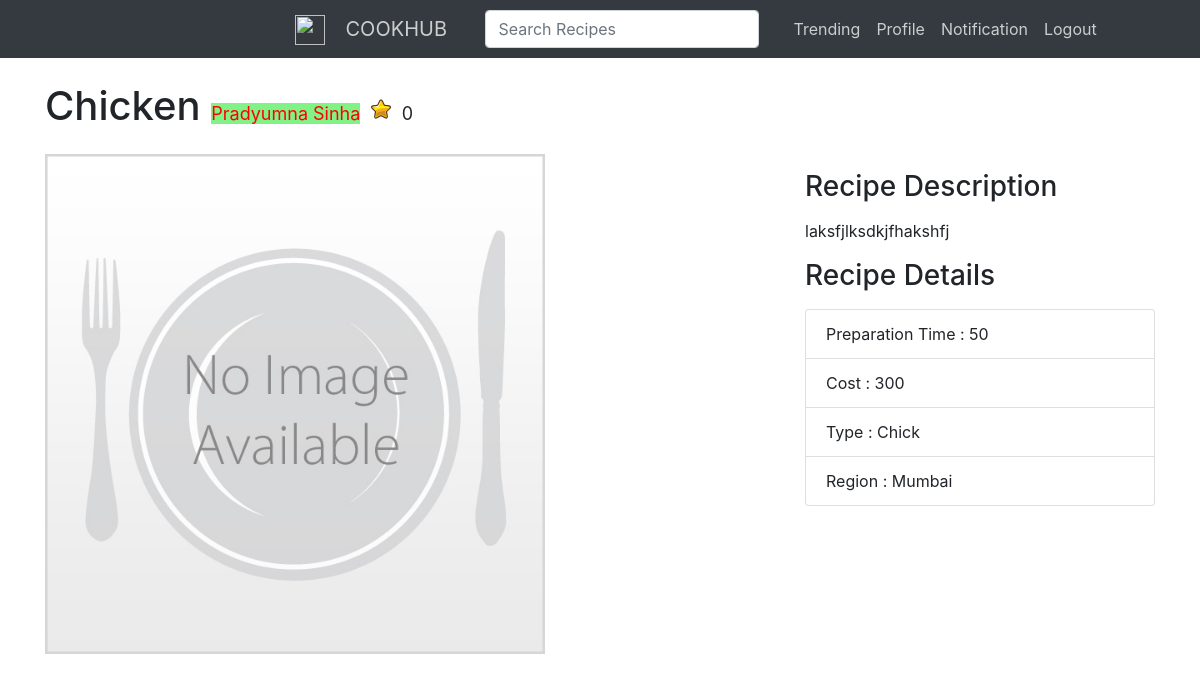
The page /recipe/1 (signed in) on the database as committed earlier.
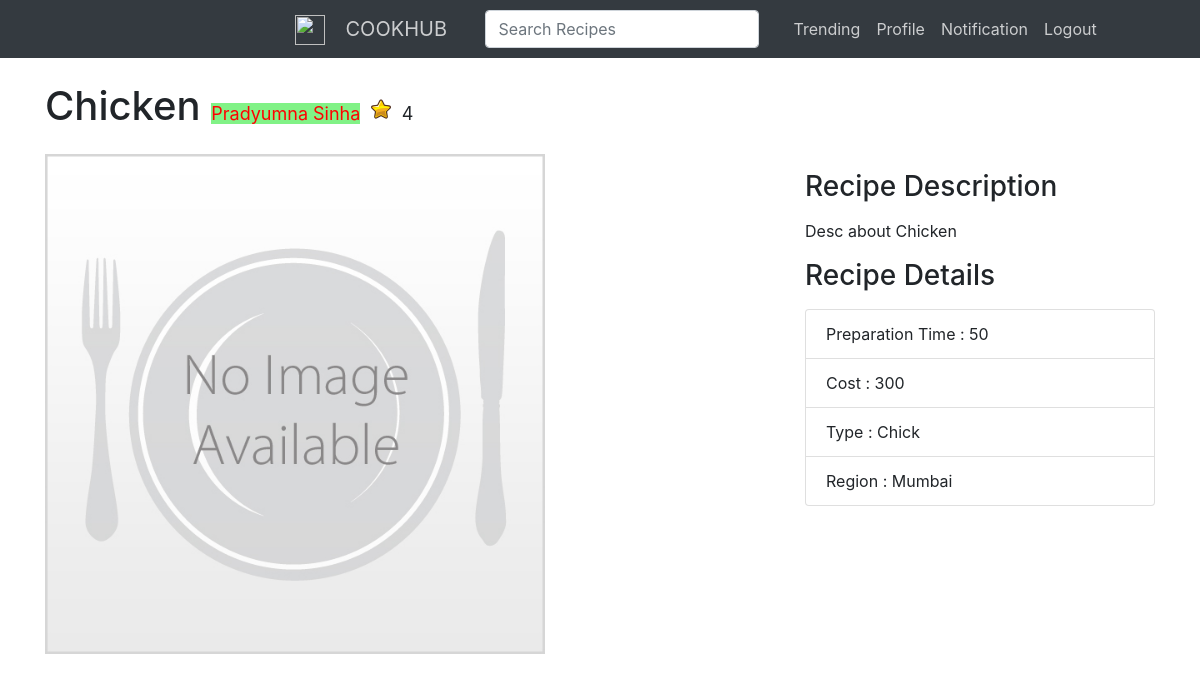
The same page on the database as committed later.
### dbrun.py (models this page shows)
class Cooks(db.Model):
	id = db.Column(db.Integer , primary_key = True, autoincrement=True)
	name = db.Column(db.String(30),nullable=False)
	preptime = db.Column(db.Integer,nullable=False)
	ctype = db.Column(db.String(30),nullable=False)
	cost = db.Column(db.Integer,nullable=False)
	region = db.Column(db.String(30),nullable=False)
	public = db.Column(db.String(1),nullable=False)
	image = db.Column(db.String(300))
	description = db.Column(db.String(200) , default='None Provided.')
	star = db.Column(db.Integer, default=0)
	stages = db.relationship('Stages',backref='cook',lazy=True)
	personid = db.Column(db.Integer,db.ForeignKey('person.id'),nullable=False)

class Person(db.Model):
	id = db.Column(db.Integer , primary_key = True )
	email = db.Column(db.String(80), unique=True)
	password = db.Column(db.String(30),nullable=False)
	name = db.Column(db.String(30),nullable=False)
	location = db.Column(db.String(30),nullable=False)
	recruitment = db.Column(db.String(1),nullable=False)
	age = db.Column(db.Integer,nullable=False)
	gender = db.Column(db.String(1),nullable=False)
	expertise = db.Column(db.String(15),nullable=False)
	image = db.Column(db.String(300))
	mycooks = db.relationship('Cooks', backref='person', lazy=True)

### main.py (the view)
@app.route('/recipe/<id>')
@login_required
def recipe(id):
	cook = Cooks.query.filter_by(id=id).first()
	person = Person.query.filter_by(id=cook.personid).first()
	return render_template('after_login/recipe.html', cook = cook , person = person)

### main.py (called while the page is built)
def login_required(f):
    @wraps(f)
    def decorated_function(*args, **kwargs):
        if g.user is None:
        	flash('Login Required!')
        	return redirect(url_for('home'))
        return f(*args, **kwargs)
    return decorated_function

@app.before_request
def before_request():
	g.user = None
	if 'user' in session :
		g.user = session['user']

@app.after_request
def add_header(response):
	response.headers['Cache-Control'] = 'no-cache, no-store, must-revalidate'
	response.headers['Pragma'] = 'no-cache'
	response.headers['X-UA-Compatible'] = 'IE=Edge,chrome=1'
	if ('Cache-Control' not in response.headers):
		response.headers['Cache-Control'] = 'public, max-age=600'
	return response

### templates/after_login/recipe.html (shortened to what this page needs)
{% extends "after_login/layout.html" %}
{% block body %}
<div class="container">
      <h1 class="my-4" style="text-color:#343a40;">{{ cook.name }}
        <a href="{{ url_for('profile_page', id=person.id) }}"><small style="font-size:18px;background:#81f286;">{{ person.name }}</small></a>
	<img src="{{ url_for('static',filename='star.svg') }}" style="height:20px;" >
	<small style="font-size:18px;">{{ cook.star }}</small>
      </h1>
      <div class="row">
        <div class="col-md-8">
          <img class="img-fluid" src="{{ cook.image }}" alt="" style="height:500px;">
        </div>
        <div class="col-md-4">
          <h3 class="my-3">Recipe Description</h3>
          <p>{{ cook.description }}</p>
          <h3 class="my-3">Recipe Details</h3>
          <ul class="list-group">
            <li class="list-group-item">Preparation Time : {{ cook.preptime }}</li>
            <li class="list-group-item">Cost : {{ cook.cost }}</li>
            <li class="list-group-item">Type : {{ cook.ctype }}</li>
            <li class="list-group-item">Region : {{ cook.region }}</li>
          </ul>
        </div>
      </div>
    </div>
{% endblock %}

### templates/after_login/layout.html (shortened to what this page needs)
<!doctype html>
<html lang="en">
<head>
</head>
<link rel="stylesheet" href="https://maxcdn.bootstrapcdn.com/bootstrap/4.0.0-beta.2/css/bootstrap.min.css">
<link rel="stylesheet" type="text/css" href="{{url_for('static',filename='after_login/indexcss.css')}}">
<link rel="stylesheet" href="{{url_for('static',filename='after_login/notifstyle.css')}}">
<body>
<nav class="navbar navbar-expand-lg navbar-light bg-dark">
  <a class="navbar-brand" href="#">
    <img src="https://cdn2.iconfinder.com/data/icons/food-ink/512/chef-512.png" width="30" height="30" alt="">
  </a>
  <a class="navbar-brand" style="color: rgba(255,255,255,0.75)" href="#">COOKHUB</a>
  <form class="form-inline">
    <input class="form-control mr-sm-2" type="search" placeholder="Search Recipes" aria-label="Search">
  </form>
  <div class="collapse navbar-collapse" id="navbarNavAltMarkup">
    <div class="navbar-nav">
      <a class="nav-item nav-link active" style="color: rgba(255,255,255,0.75)" href="{{ url_for('protected') }}">Trending <span class="sr-only">(current)</span></a>
      <a class="nav-item nav-link" style="color: rgba(255,255,255,0.75)" href="{{ url_for('profile_page' , id=2) }}">Profile</a>
      <a class="nav-item nav-link" style="color: rgba(255,255,255,0.75)" href="{{ url_for('notification') }}">Notification</a>
      <a class="nav-item nav-link disabled" style="color: rgba(255,255,255,0.75)" href="{{ url_for('dropsession') }}">Logout</a>
    </div>
  </div>
</nav>
{% block body %}{% endblock %}
</body>
</html>

### static/after_login/indexcss.css (style rules this page uses)
a { color: red ; }

Rows that differ between the two databases and show on the page:
changed Cooks "Chicken": star "0" → "4"; description "laksfjlksdkjfhakshfj" → "Desc about Chicken"
